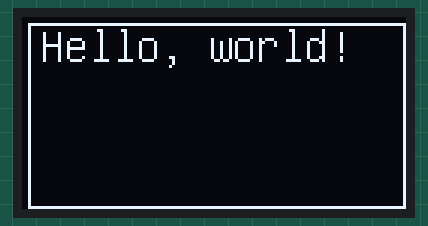
Bench run of a sketch on a simulated Arduino Uno, built with avr-gcc and run on an emulated ATmega328P. Parts: 128×64 one-colour display.

Above: at 1.2 s.

The sketch:

neibc_oled.ino
```cpp
// (licence header left out)
#include "U8glib.h"

U8GLIB_SSD1306_128X64 u8g(U8G_I2C_OPT_NONE);

void printText() {
  u8g.setFont(u8g_font_unifont);

  u8g.setPrintPos(6,15);
  u8g.print("Hello, world!");
  u8g.drawFrame(2,2,126,62);
}

void setup(void) {
}

void loop(void) {
  delay(1000); // dummy code
  u8g.firstPage();
  do {
    printText();
  } while( u8g.nextPage() );
}
```
